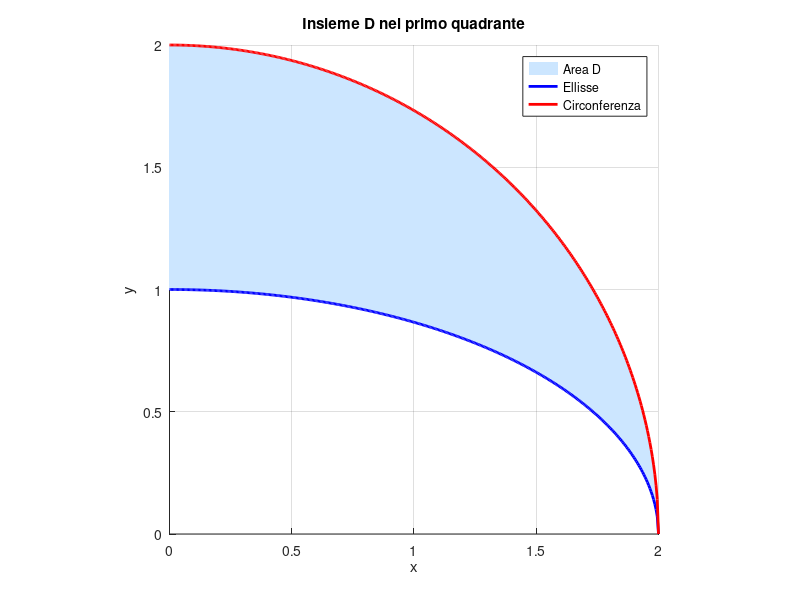

Write MATLAB code to recreate this figure.
% Intervallo x nel primo quadrante
x = linspace(0, 2, 400);

% Curve superiori e inferiori
y_ellisse = sqrt(1 - x.^2 / 4);       % parte superiore dell'ellisse
y_cerchio = sqrt(4 - x.^2);           % parte inferiore della circonferenza

% Disegno dell'insieme D
figure;
hold on;
fill([x, fliplr(x)], [y_cerchio, fliplr(y_ellisse)], [0.8 0.9 1], ...
    'EdgeColor', 'none'); % area D
plot(x, y_ellisse, 'b', 'LineWidth', 2);   % ellisse
plot(x, y_cerchio, 'r', 'LineWidth', 2);   % circonferenza

% Stile del grafico
xlabel('x');
ylabel('y');
title('Insieme D nel primo quadrante');
legend('Area D', 'Ellisse', 'Circonferenza');
axis equal;
grid on;
xlim([0 2]);
ylim([0 2]);
